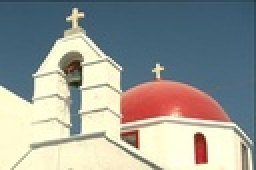
%> input picture Matlab/data/church.jpg, 128 x 85 px, shrunk from 481 x 321 before the run (shown 2 times larger)
$ octave GWI_example2_geometricwavelets_church.m   (GNU Octave 9; MATLAB toolbox functions it lacks are replaced by stand-ins)
%> lines starting %> are read from the running program, lines starting %| are printed output that depends on the picture
### Matlab/core/GWI_im2sig.m
% GWI: Graph Wedgelets for Image compression
% (C) W. Erb 01.07.2025

function [V,f,dimIx,dimIy] = GWI_im2sig(I)
% Transforms image to a graph signal
% In:
%    I              = 2D image of dimenstion dimIx x dimIy
% Out:
%    V              = set of graph nodes (set of pixel positions)
%    f              = function on graph vertices
%    dimIx, dimIy   = dimensions of image

if (size(I,3) == 1)                % For grayscale images
    [dimIx, dimIy] = size(I');
    % Generate graph nodes V and respective graph signal f
    [Y,X] = meshgrid(1:dimIy,1:dimIx);
    V = [X(:),Y(:)];
    f = reshape(double(I)',[],1);
elseif (size(I,3) == 3)            % For RGB images
    Ired = double(I(:,:,1));       % Red channel
    Igreen = double(I(:,:,2));     % Green channel
    Iblue = double(I(:,:,3));      % Blue channel

    [dimIx, dimIy] = size(Ired');  % dimI = dimIx*dimIy;
    % Generate graph nodes V and respective graph signal f
    [Y,X] = meshgrid(1:dimIy,1:dimIx);
    V = [X(:),Y(:)];
    f = [reshape(Ired',[],1), reshape(Igreen',[],1),reshape(Iblue',[],1)];
end
end

### Matlab/core/GWI_quadsplit.m
% GWI: Graph Wedgelets for Image compression
% (C) W. Erb 01.07.2025

function BWP = GWI_quadsplit(V,f,dimIx,dimIy,Jx,Jy,M)
% [18 lines of commented-out code are left out]

BWP.Q = zeros(M,2);
BWP.F = zeros(M,size(f,2));
BWP.c = zeros(M,2*size(f,2));
BWP.n = zeros(M,2);
BWP.error = zeros(M,1);
BWP.P = cell(M,1);

x = V(:,1); y = V(:,2);
Kx = ceil(dimIx/Jx); Ky = ceil(dimIy/Jy);

k = 1;
for i = 1:Jx
    for j = 1:Jy
        cx = min(ceil(Kx/2)+ (i-1)*Kx,dimIx);
        cy = min(ceil(Ky/2)+ (j-1)*Ky,dimIy);
        BWP.Q(k,1) = find((x == cx).*(y==cy));
        BWP.P{k} = find((x <= i*Kx).*(x > (i-1)*Kx).*(y <= j*Ky).*(y > (j-1)*Ky));
        k = k+1;
    end
end

dimI = dimIx*dimIy;
BWP.m = Jx*Jy;

for j = 1:BWP.m
    BWP.F(j,:) = mean(f(BWP.P{j},:),1);
    BWP.c(j,1:size(f,2)) = mean(f(BWP.P{j},:),1);
    BWP.n(j,1) = length(BWP.P{j});
    BWP.error(j) = norm(f(BWP.P{j},:) - ones(length(BWP.P{j}),1)*BWP.F(j,:),'fro')^2/dimI/size(f,2);
end
end

### Matlab/core/GWI_wedgelet_encode.m
% GWI: Graph Wedgelets for Image compression
% (C) W. Erb 01.7.2025

function BWP = GWI_wedgelet_encode(V,f,BWP,M,R,tol,metric)
% [29 lines of commented-out code are left out]

n = length(f);      % length of signal
m = BWP.m;          % initial partition size

tic;
[errorj,j] = max(BWP.error);

while (errorj > tol) && (m < M)
       BWP.Q(m+1,2) = j;
       Fj = BWP.F(j,:);
       Pj = BWP.P{j};
       Vj = V(Pj,:);
       qj = find(Pj == BWP.Q(j,1));

       if (R.type=='FA')
           S = length(Pj);
           pj = 1:S;
       elseif (R.type=='MD')
           S = 1;
           dist = GWI_distcenter(Vj,qj,metric);
           [~,pj] = max(dist);
       elseif (R.type=='KC')
           S = min(R.val,length(Pj));
           [~,pj] = GWI_Jcenters(Vj,R.val,1:length(Pj),qj,metric);
       elseif (R.type=='RA')
           rng(1,"twister");
           S = min(R.val,length(Pj));
           pj = randsample(length(Pj),S);
       end

       for i = 1:S

         cluster = GWI_wedgesplit(Vj,pj(i),qj,metric);

         idx1 = Pj(cluster==1);
         idx2 = Pj(cluster==2);
         error1 = norm(f(idx1,:) - ones(length(idx1),1)*mean(f(idx1,:),1),'fro')^2/n/size(f,2);
         error2 = norm(f(idx2,:) - ones(length(idx2),1)*mean(f(idx2,:),1),'fro')^2/n/size(f,2);
         errornew = error1 + error2;

         if errornew <= errorj
           BWP.Q(j,1) = Pj(qj);
           BWP.Q(m+1,1) = Pj(pj(i));

           BWP.P{j} = idx1;
           BWP.P{m+1} = idx2;
           BWP.F(j,:) = mean(f(idx1,:),1);
           BWP.F(m+1,:) = mean(f(idx2,:),1);
           BWP.c(m+1,1:size(f,2)) = BWP.F(j,:)-Fj;
           BWP.c(m+1,size(f,2)+1:end) = BWP.F(m+1,:)-Fj;
           BWP.n(m+1,1) = length(idx1);
           BWP.n(m+1,2) = length(idx2);
           BWP.error(j) = error1;
           BWP.error(m+1) = error2;
           errorj = errornew;
         end
       end
       [errorj,j] = max(BWP.error);
       m = m + 1;

       if (mod(m,100)==0)
          fprintf(1, '   Time to level %4d :               ',m); fprintf(1,'%5f \n', toc);
          tic;
       end
end

% Restrict final output
BWP.Q = BWP.Q(1:m,:);
BWP.F = BWP.F(1:m,:);
BWP.c = BWP.c(1:m,:);
BWP.n = BWP.n(1:m,:);
BWP.error = BWP.error(1:m);
BWP.P = BWP.P(1:m);
BWP.m = m;

end

### Matlab/core/GWI_geometricwavelet_decode.m
% GWI: Graph Wedgelets for Image compression
% (C) W. Erb 01.07.2025

function [s,P] = GWI_geometricwavelet_decode(V,Q,c,BWPJ,metric)
% [10 lines of commented-out code are left out]

M = size(Q,1);         % final partition size
J = BWPJ.m;            % initial partition size
P = BWPJ.P;            % initial partitioning
fdim = size(c,2)/2;
F = zeros(M,fdim);
F(1:J,:) = c(1:J,1:fdim);

% Generate BWP tree and corresponding mean values
for m = J+1:M
       j = Q(m,2);
       Pj = P{j};
       idxh1 = find(Pj == Q(m,1));
       idxh2 = find(Pj == Q(j,1));

       Vj = V(Pj,:);

       cluster = GWI_wedgesplit(Vj,idxh1,idxh2,metric);

       idx1 = Pj(cluster==1);
       idx2 = Pj(cluster==2);

       F(m,:) = F(j,:) + c(m,fdim+1:end);
       F(j,:) = F(j,:) + c(m,1:fdim);

       P{j} = idx1;
       P{m} = idx2;
end

%Decode signal
dimI = length(V(:,1));
s = zeros(dimI,fdim);

for m = 1:M
    s(P{m},:) = ones(length(P{m}),1)*F(m,:);
end

end

### Matlab/core/GWI_wedgesplit.m
% GWI: Graph Wedgelets for Image compression
% (C) W. Erb 01.07.2025

function cluster = GWI_wedgesplit(V,p,q,metric)

% Performs an elementary wedge split and finds
% a partition of V into two subsets according to the minimum
% distance to the center nodes V(p) and V(q).

% In:
%    V         = set of nodes
%    p         = index of new node
%    q         = index of reference node
%    metric    = type of metric (1,2 or 'inf')
%
% Out:
%    cluster   = Nx1 vector of assignments of each node to a cluster
%                cluster = 1: node is closer to V(idxQ)
%                cluster = 2: node is closer to V(idxP)

 if ~exist('metric','var')
     metric = 2;
 end

N = size(V,1);
D = zeros(N,2);

D(:,1) = GWI_distcenter(V,q,metric);
D(:,2) = GWI_distcenter(V,p,metric);

[~,cluster] = min(D,[],2);

return

### Matlab/core/GWI_distcenter.m
% GWI: Graph Wedgelets for Image compression
% (C) W. Erb 01.07.2025

function dist = GWI_distcenter(V,q,metric)

% Calculates the distance of the nodes in V to the center V(idxQ)
% based on the given metric
% In:
%    V         = set of nodes
%    q         = index of center node
%    metric    = type of metric (1,2 or 'inf')
%
% Out:
%    dist      = vector of distances

  x = V(:,1);
  y = V(:,2);

  qx = x(q);
  qy = y(q);

  switch metric

      case 1
          dist = abs(x - qx) + abs(y - qy);
      case 2
          dist = sqrt((x - qx).^2 + (y - qy).^2);
      case 'inf'
          dist = max(abs(x - qx),abs(y - qy));
  end

end

### Matlab/core/GWI_sig2im.m
% GWI: Graph Wedgelets for Image compression
% (C) W. Erb 01.07.2025

function  I = GWI_sig2im(f,dimIx,dimIy)
% Transforms graph signal back to an image
% In:
%    f              = function on graph vertices
%    dimIx, dimIy   = dimensions of image
% Out:
%    I              = 2D image of dimenstion dimIx x dimIy

if (size(f,2) == 1)
    I = reshape(uint8(f(:,1)),dimIx,dimIy)';
elseif (size(f,2) == 3)
    Ired = reshape(uint8(f(:,1)),dimIx,dimIy)';
    Igreen = reshape(uint8(f(:,2)),dimIx,dimIy)';
    Iblue = reshape(uint8(f(:,3)),dimIx,dimIy)';
    I = cat(3, Ired, Igreen, Iblue);
end
end

### Matlab/GWI_example2_geometricwavelets_church.m
% GWI: Graph Wedgelets for Image compression
% (C) W. Erb 01.07.2025

% Example 2: how to use geometric wavelet coefficients for level adaptive
% BWP decoding of images and for visualization of wavelet details

clear all, close all

%Paths
addpath(genpath('./core/'))
addpath(genpath('./data/'))

%Read image
I = imread('church.jpg');
%> I is the input picture: size 85x128x3 uint8; mean R, G, B 151.9, 155, 149.2

%Extract signal and node information from image
[V,f,dimIx,dimIy] = GWI_im2sig(I);
%> in GWI_im2sig, `Ired = double(I(:,:,1));`:
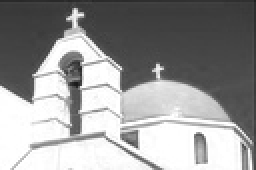
%> Ired: size 85x128 double (shown 2 times larger); min 26, max 255, mean 151.9
%> in GWI_im2sig, `Iblue = double(I(:,:,3));`:
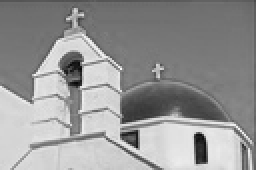
%> Iblue: size 85x128 double (shown 2 times larger); min 7, max 250, mean 149.2
%> in GWI_im2sig, `[dimIx, dimIy] = size(Ired');`: dimIx = 128; dimIy = 85
%> dimIx = 128; dimIy = 85

%% Parameters for BWP tree and wedgelet encoding
% Parameters for a priori decomposition of image in quadratic blocks
Jx = 5;           % Put Jx=1, Jy=1 if no decomposition is desired
Jy = 5;

% Main parameters for wedgelet decomposition
M      = 1000;          % maximal partition size (number of leaves in BWP tree)
R.type = 'RA';
R.val  = 50;            % Parameters for greedy method:
                        % 'MD': Max-Distance greedy
                        % 'FA': Fully-Adaptive greedy
                        % 'KC': K-center, with R.val centers
                        % 'RA': Random, with R.val centers
tol = 1e-3;             % stop partitioning if max(error) < tol
metric = 2;             % applied distance metric (1,2, or 'inf')

%% Initialisation (split image in quadratic blocks and initialize tree)
tic; fprintf(1, 'Starting calculation... \n');
BWPin = GWI_quadsplit(V,f,dimIx,dimIy,Jx,Jy,M);
%> in GWI_quadsplit, `Kx = ceil(dimIx/Jx)`: Kx = 26
%> in GWI_quadsplit, `Ky = ceil(dimIy/Jy)`: Ky = 17
%> after the loop in GWI_quadsplit, `for i = 1:Jx`: k = 26
%> in GWI_quadsplit, `dimI = dimIx*dimIy;`: dimI = 10880
%> the loop in GWI_quadsplit, `for j = 1:BWP.m` made 25 passes
%> after the loop in GWI_quadsplit, `for j = 1:BWP.m`: BWP = {m 25}
%> BWPin = {m 25}
fprintf(1, 'Time[s] for quadratic subdivision:    '); fprintf(1,'%5f \n', toc);

%% Encode function in wedgelets
fprintf(1, 'Time[s] for wedgelet encoding: \n');
BWP = GWI_wedgelet_encode(V,f,BWPin,M,R,tol,metric);
%> in GWI_wedgelet_encode, `m = BWP.m;`: m = 25
%> in GWI_wedgelet_encode, `[errorj,j] = max(BWP.error);`: errorj = 184.6; j = 7
%> the loop in GWI_wedgelet_encode, `while (errorj > tol) && (m < M)` made 975 passes
%> (Fj, qj, S, errorj, j) on passes 1 to 12: ([188.6 189.9 167.9], 221, 50, 184.3, 8), ([195.4 195.8 169.7], 221, 50, 182.2, 3), ([156.2 170.9 164.1], 221, 50, 174.5, 20), ([232 211.2 185.3], 221, 50, 168.9, 14), ([216.4 161.9 140.1], 221, 50, 150.5, 13), ([177.7 153.4 142.4], 221, 50, 147.4, 19), ([224.9 166.4 147.2], 221, 50, 132, 7), ([175.7 176.3 155.6], 98, 50, 123.1, 8), ([165.2 166.2 144.8], 137, 50, 119.7, 24), ([145.3 140.7 141.1], 205, 50, 110.3, 25), ([217.9 217.2 194.1], 205, 50, 109.7, 9), ([206.9 209.5 185.3], 221, 50, 108.3, 15)
%> after the loop in GWI_wedgelet_encode, `while (errorj > tol) && (m < M)`: S = 2; m = 1000; pj = [1 2]
%> in GWI_wedgelet_encode, `BWP.Q = BWP.Q(1:m,:);`: BWP.Q = 1000 rows, first 12: [1037 0; 3213 0; 5389 0; 7565 0; 9741 0; 1063 0; 3239 0; 5415 0; 7591 0; 9767 0; 1089 0; 3265 0]
%> in GWI_wedgelet_encode, `BWP.F = BWP.F(1:m,:);`: BWP.F = 1000 rows, first 12: [60.08 91.3 111.7; 65.88 96.65 116.5; 81.12 107.8 122.8; 254.2 251.4 212.9; 254.7 252.7 218.3; 222 208 164; 216.2 211.2 180.2; 37.22 44.33 25.44; 94.48 117.7 125.5; 253.4 247.7 210.9; 61.41 92.14 111.9; 71.9 102.7 122.2]
%> in GWI_wedgelet_encode, `BWP.c = BWP.c(1:m,:);`: BWP.c = 1000 rows, first 8: [58.86 89.34 109.2 0 0 0; 80.16 108.5 124.3 0 0 0; 156.2 170.9 164.1 0 0 0; 251.6 249.8 212.5 0 0 0; 244 240.7 205.3 0 0 0; 85.81 107.4 116.5 0 0 0; 188.6 189.9 167.9 0 0 0; 195.4 195.8 169.7 0 0 0]
%> in GWI_wedgelet_encode, `BWP.n = BWP.n(1:m,:);`: BWP.n = 1000 rows, first 12: [442 0; 442 0; 442 0; 442 0; 442 0; 442 0; 442 0; 442 0; 442 0; 442 0; 442 0; 442 0]
%> in GWI_wedgelet_encode, `BWP.error = BWP.error(1:m);`: BWP.error = 1000 values, max 0.141 at index 885, min 0 at index 78, mean 0.0344
%> in GWI_wedgelet_encode, `BWP.P = BWP.P(1:m);`: BWP.P = 1000 items
%> in GWI_wedgelet_encode, `BWP.m = m;`: BWP.m = 1000
%> BWP = {m 1000}

%% Decode function from M and N wedgelets
N = M/2;         % NN half of MM
tic;
[sM,~] = GWI_geometricwavelet_decode(V,BWP.Q,BWP.c,BWPin,metric);
%> in GWI_geometricwavelet_decode, `M = size(Q,1);`: M = 1000
%> in GWI_geometricwavelet_decode, `J = BWPJ.m;`: J = 25
%> in GWI_geometricwavelet_decode, `P = BWPJ.P;`: P = 1000 items
%> in GWI_geometricwavelet_decode, `fdim = size(c,2)/2;`: fdim = 3
%> the loop in GWI_geometricwavelet_decode, `for m = J+1:M` made 975 passes
%> (j, idxh1, idxh2, N in GWI_wedgesplit) on passes 1 to 3: (7, 114, 221, 442), (8, 202, 221, 442), (3, 205, 221, 442)
[sN,~] = GWI_geometricwavelet_decode(V,BWP.Q(1:N,:),BWP.c(1:N,:),BWPin,metric);
fprintf(1, 'Time[s] for wedgelet decoding:        '); fprintf(1,'%5f \n', toc);

%% Rebuild compressed image from graph signal s
IwedgeM = GWI_sig2im(sM,dimIx,dimIy);
IwedgeN = GWI_sig2im(sN,dimIx,dimIy);
%> call 2 of GWI_sig2im, with dimIx = 128, dimIy = 85
%> in GWI_sig2im (call 2), `Ired = reshape(uint8(f(:,1)),dimIx,dimIy)';`:
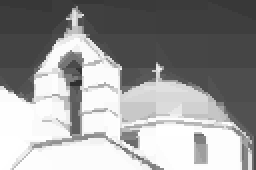
%> Ired: size 85x128 uint8 (shown 2 times larger); min 47, max 255, mean 151.9
%> in GWI_sig2im (call 2), `Igreen = reshape(uint8(f(:,2)),dimIx,dimIy)';`:
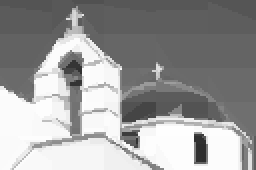
%> Igreen: size 85x128 uint8 (shown 2 times larger); min 45, max 255, mean 154.9
%> in GWI_sig2im (call 2), `Iblue = reshape(uint8(f(:,3)),dimIx,dimIy)';`:
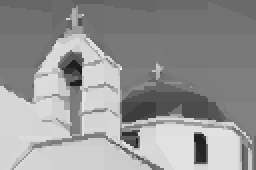
%> Iblue: size 85x128 uint8 (shown 2 times larger); min 28, max 250, mean 149.1
%> in GWI_sig2im (call 2), `I = cat(3, Ired, Igreen, Iblue);`:
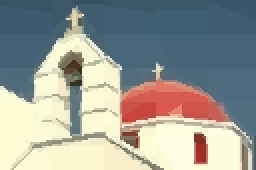
%> I: size 85x128x3 uint8 (shown 2 times larger); mean R, G, B 151.9, 154.9, 149.1

% Calculate wavelet details
Idiff = reshape(uint8(sqrt(sum((sM - sN).^2,2))),dimIx,dimIy)';
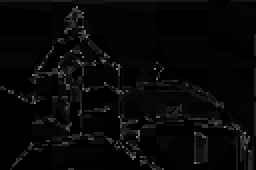
%> Idiff: size 85x128 uint8 (shown 2 times larger); min 0, max 140, mean 7.6
fprintf(1, 'Calculation successful! \n');

%% Plot results
figure('Units', 'pixels', 'Position', [0 50 dimIx dimIy]);
imagesc(I)
%> (the run ends here)
